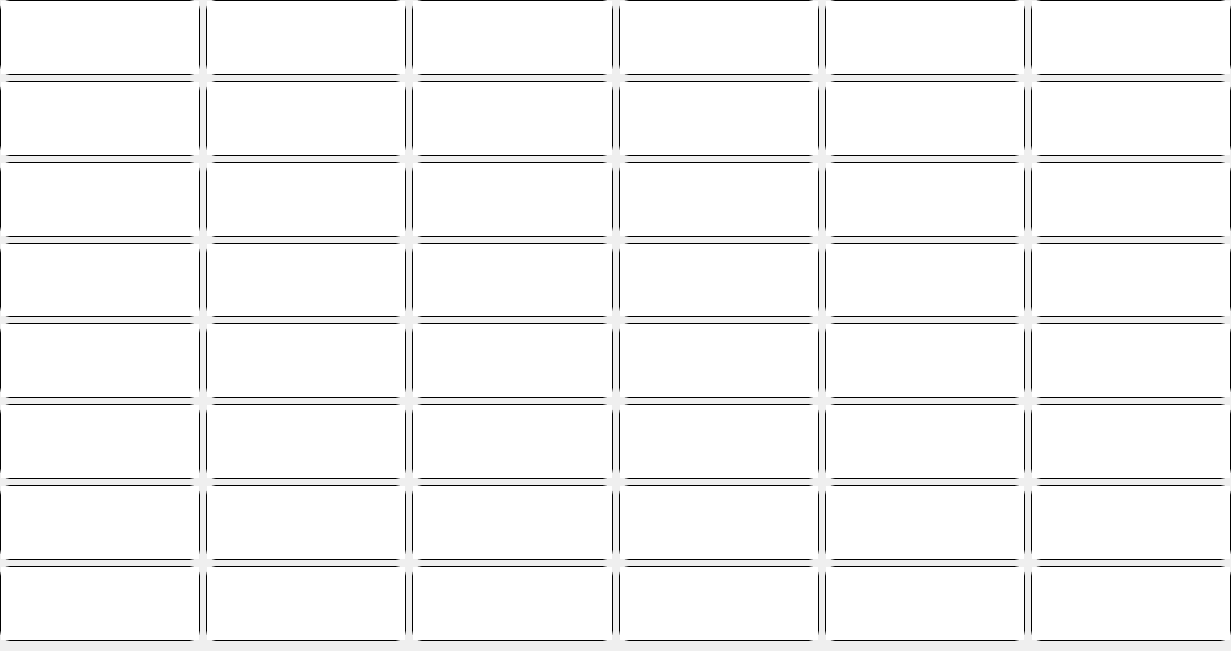
    <widget class="QGroupBox" name="groupBoxAllSubject">
     <property name="geometry">
      <rect>
       <x>0</x>
       <y>30</y>
       <width>1231</width>
       <height>651</height>
      </rect>
     </property>
     <property name="styleSheet">
      <string notr="true">QGroupBox {
font-family: &quot;Dosis&quot;;
font-size:10pt;
color:white;
border:0pt;
}
QLabel {
font-family: &quot;Dosis&quot;;
background:	rgb(79, 12, 81);
font-size:10pt;
border:0pt;
color:white;
}
QTextEdit{
font-size:10pt;
border: 1px solid black;
border-radius: 10px;
color:white;
}
</string>
     </property>
     <property name="title">
      <string/>
     </property>
     <widget class="QWidget" name="gridLayoutWidget">
      <property name="geometry">
       <rect>
        <x>0</x>
        <y>0</y>
        <width>1231</width>
        <height>641</height>
       </rect>
      </property>
      <layout class="QGridLayout" name="gridLayout">
       <item row="7" column="1">
        <widget class="QTextBrowser" name="textBrowserTue8"/>
       </item>
       <item row="2" column="4">
        <widget class="QTextBrowser" name="textBrowserFri3"/>
       </item>
       <item row="5" column="2">
        <widget class="QTextBrowser" name="textBrowserWed6"/>
       </item>
       <item row="5" column="0">
        <widget class="QTextBrowser" name="textBrowserMon6"/>
       </item>
       <item row="0" column="1">
        <widget class="QTextBrowser" name="textBrowserTue1"/>
       </item>
       <item row="0" column="4">
        <widget class="QTextBrowser" name="textBrowserFri1"/>
       </item>
       <item row="2" column="1">
        <widget class="QTextBrowser" name="textBrowserTue3"/>
       </item>
       <item row="7" column="4">
        <widget class="QTextBrowser" name="textBrowserFri8"/>
       </item>
       <item row="3" column="3">
        <widget class="QTextBrowser" name="textBrowserThu4"/>
       </item>
       <item row="3" column="4">
        <widget class="QTextBrowser" name="textBrowserFri4"/>
       </item>
       <item row="4" column="0">
        <widget class="QTextBrowser" name="textBrowserMon5"/>
       </item>
       <item row="2" column="0">
        <widget class="QTextBrowser" name="textBrowserMon3"/>
       </item>
       <item row="0" column="3">
        <widget class="QTextBrowser" name="textBrowserThu1"/>
       </item>
       <item row="3" column="0">
        <widget class="QTextBrowser" name="textBrowserMon4"/>
       </item>
       <item row="6" column="0">
        <widget class="QTextBrowser" name="textBrowserMon7"/>
       </item>
       <item row="2" column="3">
        <widget class="QTextBrowser" name="textBrowserThu3"/>
       </item>
       <item row="0" column="2">
        <widget class="QTextBrowser" name="textBrowserWed1"/>
       </item>
       <item row="6" column="1">
        <widget class="QTextBrowser" name="textBrowserTue7"/>
       </item>
       <item row="0" column="0">
        <widget class="QTextBrowser" name="textBrowserMon1"/>
       </item>
       <item row="3" column="2">
        <widget class="QTextBrowser" name="textBrowserWed4"/>
       </item>
       <item row="4" column="3">
        <widget class="QTextBrowser" name="textBrowserThu5"/>
       </item>
       <item row="5" column="4">
        <widget class="QTextBrowser" name="textBrowserFri6"/>
       </item>
       <item row="6" column="3">
        <widget class="QTextBrowser" name="textBrowserThu7"/>
       </item>
       <item row="4" column="4">
        <widget class="QTextBrowser" name="textBrowserFri5"/>
       </item>
       <item row="4" column="2">
        <widget class="QTextBrowser" name="textBrowserWed5"/>
       </item>
       <item row="7" column="2">
        <widget class="QTextBrowser" name="textBrowserWed8"/>
       </item>
       <item row="5" column="1">
        <widget class="QTextBrowser" name="textBrowserTue6"/>
       </item>
       <item row="1" column="2">
        <widget class="QTextBrowser" name="textBrowserWed2"/>
       </item>
       <item row="7" column="0">
        <widget class="QTextBrowser" name="textBrowserMon8"/>
       </item>
       <item row="1" column="0">
        <widget class="QTextBrowser" name="textBrowserMon2"/>
       </item>
       <item row="1" column="4">
        <widget class="QTextBrowser" name="textBrowserFri2"/>
       </item>
       <item row="7" column="3">
        <widget class="QTextBrowser" name="textBrowserThu8"/>
       </item>
       <item row="2" column="2">
        <widget class="QTextBrowser" name="textBrowserWed3"/>
       </item>
       <item row="5" column="3">
        <widget class="QTextBrowser" name="textBrowserThu6"/>
       </item>
       <item row="6" column="2">
        <widget class="QTextBrowser" name="textBrowserWed7"/>
       </item>
       <item row="1" column="1">
        <widget class="QTextBrowser" name="textBrowserTue2"/>
       </item>
       <item row="3" column="1">
        <widget class="QTextBrowser" name="textBrowserTue4"/>
       </item>
       <item row="1" column="3">
        <widget class="QTextBrowser" name="textBrowserThu2"/>
       </item>
       <item row="6" column="4">
        <widget class="QTextBrowser" name="textBrowserFri7"/>
       </item>
       <item row="4" column="1">
        <widget class="QTextBrowser" name="textBrowserTue5"/>
       </item>
       <item row="7" column="5">
        <widget class="QTextBrowser" name="textBrowserSat8"/>
       </item>
       <item row="6" column="5">
        <widget class="QTextBrowser" name="textBrowserSat7"/>
       </item>
       <item row="5" column="5">
        <widget class="QTextBrowser" name="textBrowserSat6"/>
       </item>
       <item row="4" column="5">
        <widget class="QTextBrowser" name="textBrowserSat5"/>
       </item>
       <item row="0" column="5">
        <widget class="QTextBrowser" name="textBrowserSat1"/>
       </item>
       <item row="1" column="5">
        <widget class="QTextBrowser" name="textBrowserSat2"/>
       </item>
       <item row="2" column="5">
        <widget class="QTextBrowser" name="textBrowserSat3"/>
       </item>
       <item row="3" column="5">
        <widget class="QTextBrowser" name="textBrowserSat4"/>
       </item>
      </layout>
     </widget>
    </widget>
